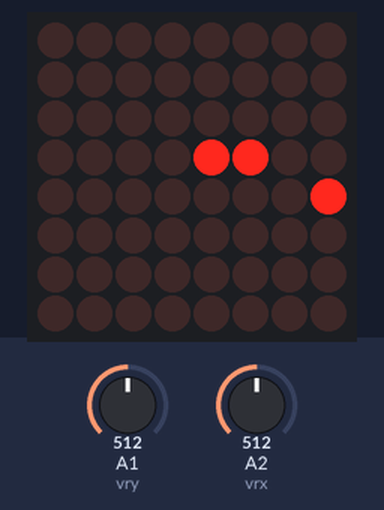
Simulated run of this sketch. Board: Arduino Uno, built with avr-gcc and run on an emulated ATmega328P. Parts: 8×8 LED matrix. Inputs (shaded band) come from the test bench; at power-on: A2 (vrx) = 512, A1 (vry) = 512. Random numbers use the default seed unless the sketch sets one.

Above: at 0.3 s.
At 1.2 s:
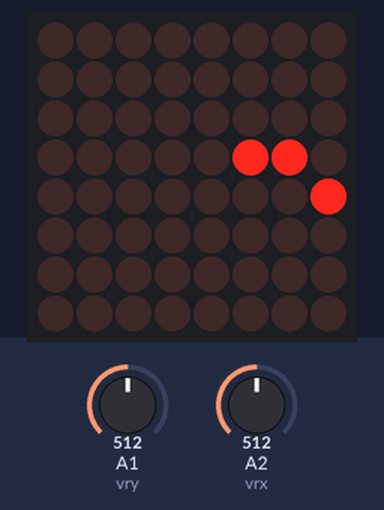
1.3 s: A2 (vrx) set to 753
At 2.9 s:
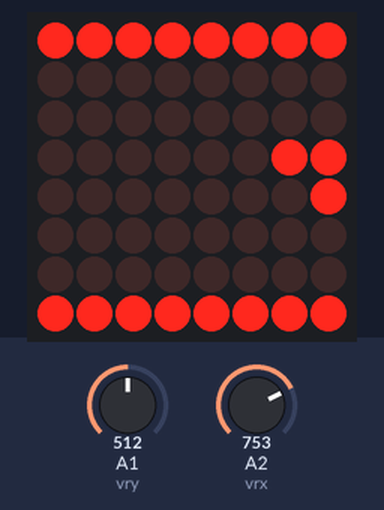
3.2 s: A2 (vrx) set to 779
Timing chart, 0 to 6.2 s (numbered marks = the images above; inputs shaded):
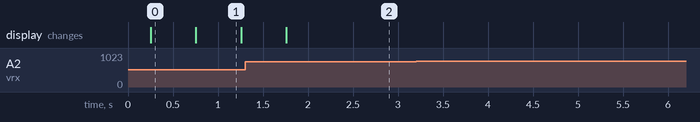

The sketch:

snake_play.ino
```cpp
#include <LedControl.h>

//digital pin
const int din = 7;
const int cs  = 6;
const int clk = 5;
const int sw  = 2;
//analog pin
const int rdm = 14;
const int vrx = 16;
const int vry = 15;
//global var
const int row = 8;
const int col = 8;
const int maxl = row * col;
int FPS = 2;
struct point { int x, y, list_index; point* prior; };   //head<-tail, prior is the pionter
struct snake { point* head; point* tail; int len,vx,vy; };
point place[row][col];
//point_list like this
//  apple | tail | mid...... | head | other space
point* point_list[maxl];
snake player;
LedControl lc = LedControl(din, clk, cs, 1);

void swap_point_list(point* node1, point* node2, point* plist[]) {
    int int_tmp = node1->list_index;
    plist[node1->list_index] = node2;
    plist[node2->list_index] = node1;
    node1->list_index = node2->list_index;
    node2->list_index = int_tmp;
}

void win(){
  for(int i=0;i<row;i++)lc.setRow(0, i, 255);
  FPS=-1;
}

void fail(){
  lc.setRow(0, 0, 255);
  lc.setRow(0, 7, 255);
  FPS=-1;
}

void map_setup(point node[row][col], point* plist[]) {
    int tmp = 0;
    for (int i = 0; i < row; i++) {
        for (int j = 0; j < col; j++) {
            node[i][j].x = i;
            node[i][j].y = j;
            node[i][j].list_index = tmp;
            plist[tmp] = &node[i][j];
            tmp++;
        }
    }
}

snake new_snake(point* plist[]) {
    swap_point_list(plist[maxl / 2 - 4], plist[1], plist);
    swap_point_list(plist[maxl / 2 - 5], plist[2], plist);
    plist[2]->prior = plist[1];
    lc.setLed(0, plist[1]->x, plist[1]->y, true);
    lc.setLed(0, plist[2]->x, plist[2]->y, true);
    return snake{plist[1],plist[2],2,0,1};
}

void new_apple(snake snk,point* plist[]) {
    randomSeed(analogRead(rdm));
    int rdm = random(maxl - snk.len - 1)+ snk.len + 1;
    swap_point_list(plist[rdm], plist[0], plist);
    lc.setLed(0, plist[0]->x, plist[0]->y, true);
}

snake snake_change(point map0[row][col], point* plist[], snake snk) {
    if (snk.len == maxl)win();  //  full of map,win
    int new_x = snk.head->x + snk.vx;
    int new_y = snk.head->y + snk.vy ;     //next point
    if (new_x >= row || new_x < 0 || new_y >= col || new_y < 0) fail(); //out map,fail
    else {
        (snk.head)->prior = &(map0[new_x][new_y]);
        snk.head = &(map0[new_x][new_y]);   //new head
        lc.setLed(0, (snk.head)->x, (snk.head)->y, true);
        if (map0[new_x][new_y].list_index == 0) {
            snk.len++;  //eat apple
            swap_point_list((snk.head), plist[snk.len], plist);
            new_apple(snk, plist);
        }
        else if (map0[new_x][new_y].list_index <= snk.len) fail();   //hit self,fail
        else {
            lc.setLed(0, (snk.tail)->x, (snk.tail)->y, false);
            swap_point_list((snk.head), (snk.tail), plist);   //use new head to replace tail
            snk.tail = (snk.tail)->prior;
        }
    }
    return snk;
}

snake set_dir(snake snk) {
  if (analogRead(vrx)>768 and snk.vx != -1) snk.vx = 1, snk.vy = 0;
  else if (analogRead(vrx)<256 && snk.vx != 1) snk.vx = -1, snk.vy = 0;
  else if (analogRead(vry)>768 && snk.vy != -1) snk.vx = 0, snk.vy = 1;
  else if (analogRead(vry)<256 && snk.vy != 1) snk.vx = 0, snk.vy = -1;
  return snk;
}

void setup() {
  pinMode(sw, INPUT_PULLUP);
  lc.shutdown(0, false);      //启动时，MAX72XX处于省电模式
  lc.setIntensity(0, 1);      //将亮度设置为最大值
  lc.clearDisplay(0);         //清除显示
  map_setup(place, point_list);
  player = new_snake(point_list);
  new_apple(player, point_list);
}
void loop() {
  if(FPS!=-1){
    player = set_dir(player);
    delay(500 / FPS);
    player = set_dir(player);
    player = snake_change(place, point_list, player);
    delay(500 / FPS);
  }
  else{delay (1000);}
}
```

Measured:
- after the input at 3.2 s, every drawn part: stays the same
- what the display in image 0 shows lasts 0.5 s, from 0.3 s to 0.8 s
